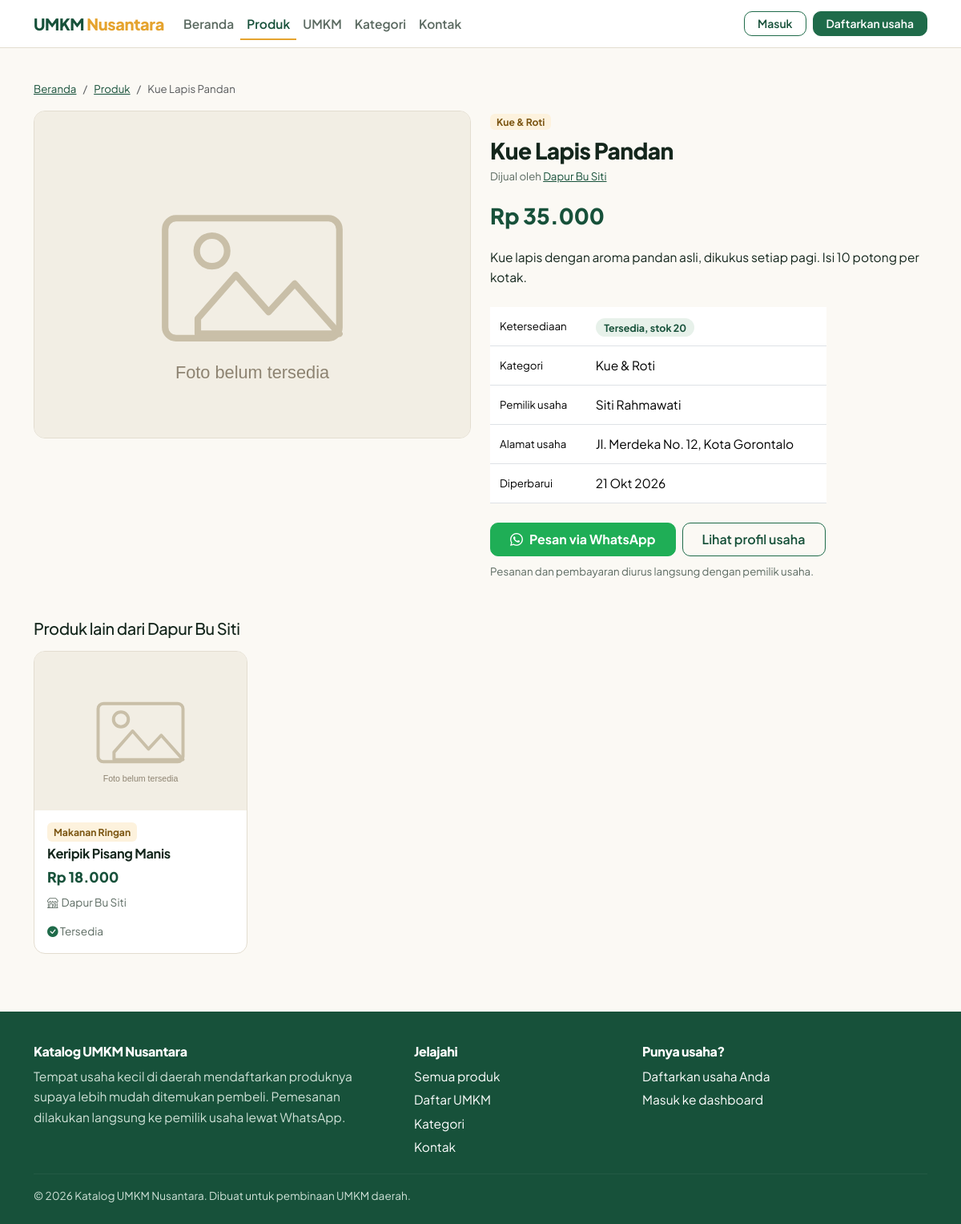
Screenshot of /produk-detail.php?id=1 with the database file from the repository.
### tables this page shows
CREATE TABLE `products` (
  `id`               INT AUTO_INCREMENT PRIMARY KEY,
  `umkm_id`          INT NOT NULL,
  `category_id`      INT NULL,
  `nama_produk`      VARCHAR(150) NOT NULL,
  `deskripsi`        TEXT NULL,
  `harga`            DECIMAL(12,2) NOT NULL DEFAULT 0,
  `stok`             INT NOT NULL DEFAULT 0,
  `no_wa`            VARCHAR(20) NULL,            
  `foto_produk`      VARCHAR(255) NULL,
  `status`           ENUM('menunggu','disetujui','ditolak') NOT NULL DEFAULT 'menunggu',
  `alasan_penolakan` TEXT NULL,
  `created_at`       TIMESTAMP NOT NULL DEFAULT CURRENT_TIMESTAMP,
  `updated_at`       TIMESTAMP NOT NULL DEFAULT CURRENT_TIMESTAMP ON UPDATE CURRENT_TIMESTAMP,
  KEY `idx_produk_status` (`status`),
  KEY `idx_produk_umkm` (`umkm_id`),
  KEY `idx_produk_kategori` (`category_id`),
  CONSTRAINT `fk_produk_umkm` FOREIGN KEY (`umkm_id`) REFERENCES `umkm` (`id`) ON DELETE CASCADE,
  CONSTRAINT `fk_produk_kategori` FOREIGN KEY (`category_id`) REFERENCES `categories` (`id`) ON DELETE SET NULL
);

CREATE TABLE `categories` (
  `id`            INT AUTO_INCREMENT PRIMARY KEY,
  `nama_kategori` VARCHAR(80) NOT NULL,
  `deskripsi`     VARCHAR(255) NULL,
  UNIQUE KEY `uk_kategori_nama` (`nama_kategori`)
);

CREATE TABLE `umkm` (
  `id`           INT AUTO_INCREMENT PRIMARY KEY,
  `user_id`      INT NOT NULL,
  `nama_usaha`   VARCHAR(150) NOT NULL,
  `nama_pemilik` VARCHAR(100) NOT NULL,
  `alamat`       TEXT NULL,
  `no_telepon`   VARCHAR(20) NOT NULL,
  `deskripsi`    TEXT NULL,
  `foto_umkm`    VARCHAR(255) NULL,
  `status`       ENUM('menunggu','disetujui','ditolak') NOT NULL DEFAULT 'menunggu',
  `created_at`   TIMESTAMP NOT NULL DEFAULT CURRENT_TIMESTAMP,
  `updated_at`   TIMESTAMP NOT NULL DEFAULT CURRENT_TIMESTAMP ON UPDATE CURRENT_TIMESTAMP,
  UNIQUE KEY `uk_umkm_user` (`user_id`),
  CONSTRAINT `fk_umkm_user` FOREIGN KEY (`user_id`) REFERENCES `users` (`id`) ON DELETE CASCADE
);

### includes/functions.php (called while the page is built, shortened)
<?php
function e($value)
{
    return htmlspecialchars((string) $value, ENT_QUOTES, 'UTF-8');
}
function url($path = '')
{
    return BASE_URL . '/' . ltrim($path, '/');
}
function asset($path)
{
    return url('assets/' . ltrim($path, '/'));
}
function gambar($folder, $file)
{
    return asset('img/placeholder-' . ($folder === 'umkm' ? 'umkm' : 'produk') . '.svg');
}
function rupiah($angka)
{
    return 'Rp ' . number_format((float) $angka, 0, ',', '.');
}
function tanggal_id($datetime, $denganJam = false)
{
    $bulan = [1 => 'Jan', 'Feb', 'Mar', 'Apr', 'Mei', 'Jun', 'Jul', 'Agu', 'Sep', 'Okt', 'Nov', 'Des'];
    $t = strtotime($datetime);
    $hasil = date('j', $t) . ' ' . $bulan[(int) date('n', $t)] . ' ' . date('Y', $t);
    return $denganJam ? $hasil . ', ' . date('H:i', $t) : $hasil;
}
function no_wa($nomor)
{
    $n = preg_replace('/\D/', '', (string) $nomor);
    if (strpos($n, '0') === 0) {
        $n = '62' . substr($n, 1);
    } elseif (strpos($n, '62') !== 0 && $n !== '') {
        $n = '62' . $n;
    }
    return $n;
}
function link_wa($nomor, $pesan = '')
{
    return 'https://wa.me/' . no_wa($nomor) . ($pesan ? '?text=' . rawurlencode($pesan) : '');
}

### config/database.php (called while the page is built, shortened)
<?php
function db()
{
    static $pdo = null;
    if ($pdo === null) {
        $dsn = 'mysql:host=' . DB_HOST . ';dbname=' . DB_NAME . ';charset=utf8mb4';
        try {
            $pdo = new PDO($dsn, DB_USER, DB_PASS, [
                PDO::ATTR_ERRMODE            => PDO::ERRMODE_EXCEPTION,
                PDO::ATTR_DEFAULT_FETCH_MODE => PDO::FETCH_ASSOC,
                PDO::ATTR_EMULATE_PREPARES   => false,
            ]);
        } catch (PDOException $e) {
            error_log('Koneksi database gagal: ' . $e->getMessage());
            exit('Koneksi ke database gagal. Periksa kembali file config/database.php dan pastikan MySQL sudah berjalan.');
        }
    }
    return $pdo;
}

### produk-detail.php (the view, shortened to what this page needs)
<?php
$id = (int) ($_GET['id'] ?? 0);
$stmt = db()->prepare(
    "SELECT p.*, u.id AS id_umkm, u.nama_usaha, u.nama_pemilik, u.alamat, u.no_telepon, u.foto_umkm,
            c.nama_kategori, c.id AS id_kategori
     FROM products p
     JOIN umkm u ON u.id = p.umkm_id
     LEFT JOIN categories c ON c.id = p.category_id
     WHERE p.id = ? AND p.status = 'disetujui'
     LIMIT 1"
);
$stmt->execute([$id]);
$produk = $stmt->fetch();
$lain = db()->prepare(
    "SELECT p.id, p.nama_produk, p.harga, p.stok, p.foto_produk, u.nama_usaha, c.nama_kategori
     FROM products p
     JOIN umkm u ON u.id = p.umkm_id
     LEFT JOIN categories c ON c.id = p.category_id
     WHERE p.umkm_id = ? AND p.status = 'disetujui' AND p.id <> ?
     ORDER BY p.updated_at DESC LIMIT 4"
);
$lain->execute([$produk['id_umkm'], $produk['id']]);
$produkLain = $lain->fetchAll();
$nomorWa = $produk['no_wa'] ?: $produk['no_telepon'];
$pesanWa = 'Halo ' . $produk['nama_usaha'] . ', saya melihat produk "' . $produk['nama_produk']
         . '" (' . rupiah($produk['harga']) . ') di Katalog UMKM Nusantara. Apakah masih tersedia?';
require_once APP_ROOT . '/includes/public_header.php';
?>
<div class="container py-4">
  <nav aria-label="Jejak halaman" class="mb-3">
    <ol class="breadcrumb bantuan mb-0">
      <li class="breadcrumb-item"><a href="<?= url('index.php') ?>">Beranda</a></li>
      <li class="breadcrumb-item"><a href="<?= url('produk.php') ?>">Produk</a></li>
      <li class="breadcrumb-item active" aria-current="page"><?= e($produk['nama_produk']) ?></li>
    </ol>
  </nav>
  <div class="row g-4">
    <div class="col-lg-6">
      <img class="w-100" style="border-radius:14px;border:1px solid var(--garis);aspect-ratio:4/3;object-fit:cover"
           src="<?= gambar('produk', $produk['foto_produk']) ?>" alt="Foto <?= e($produk['nama_produk']) ?>">
    </div>
    <div class="col-lg-6">
      <?php if ($produk['nama_kategori']): ?>
        <a class="kartu-kategori text-decoration-none" href="<?= url('produk.php?kategori=' . (int) $produk['id_kategori']) ?>"><?= e($produk['nama_kategori']) ?></a>
      <?php endif; ?>
      <h1 class="h3 mt-2 mb-1"><?= e($produk['nama_produk']) ?></h1>
      <p class="bantuan mb-3">Dijual oleh <a href="<?= url('umkm-detail.php?id=' . (int) $produk['id_umkm']) ?>"><?= e($produk['nama_usaha']) ?></a></p>
      <div class="kartu-harga mb-3" style="font-size:1.7rem"><?= rupiah($produk['harga']) ?></div>
      <p class="mb-4"><?= nl2br(e($produk['deskripsi'])) ?></p>
      <table class="table table-sm mb-4" style="max-width:420px">
        <tbody>
          <tr><td class="bantuan">Ketersediaan</td>
              <td><?= (int) $produk['stok'] > 0
                    ? '<span class="badge-status badge-disetujui">Tersedia, stok ' . (int) $produk['stok'] . '</span>'
                    : '<span class="badge-status badge-ditolak">Stok habis</span>' ?></td></tr>
          <tr><td class="bantuan">Kategori</td><td><?= e($produk['nama_kategori'] ?? 'Tanpa kategori') ?></td></tr>
          <tr><td class="bantuan">Pemilik usaha</td><td><?= e($produk['nama_pemilik']) ?></td></tr>
          <tr><td class="bantuan">Alamat usaha</td><td><?= e($produk['alamat']) ?></td></tr>
          <tr><td class="bantuan">Diperbarui</td><td><?= tanggal_id($produk['updated_at']) ?></td></tr>
        </tbody>
      </table>
      <div class="d-flex flex-wrap gap-2">
        <a class="btn btn-wa px-4 py-2" target="_blank" rel="noopener" href="<?= e(link_wa($nomorWa, $pesanWa)) ?>">
          <i class="bi bi-whatsapp me-2"></i>Pesan via WhatsApp
        </a>
        <a class="btn btn-garis px-4 py-2" href="<?= url('umkm-detail.php?id=' . (int) $produk['id_umkm']) ?>">Lihat profil usaha</a>
      </div>
      <p class="bantuan mt-2 mb-0">Pesanan dan pembayaran diurus langsung dengan pemilik usaha.</p>
    </div>
  </div>
  <?php if ($produkLain): ?>
    <h2 class="h5 mt-5 mb-3">Produk lain dari <?= e($produk['nama_usaha']) ?></h2>
    <div class="row g-3">
      <?php foreach ($produkLain as $p) { require APP_ROOT . '/includes/kartu_produk.php'; } ?>
    </div>
  <?php endif; ?>
</div>
<?php require_once APP_ROOT . '/includes/public_footer.php'; ?>

### includes/kartu_produk.php (shortened to what this page needs)
<div class="col-6 col-lg-4 col-xl-3">
  <a class="kartu kartu-link" href="<?= url('produk-detail.php?id=' . (int) $p['id']) ?>">
    <img class="kartu-gambar" src="<?= gambar('produk', $p['foto_produk']) ?>" alt="Foto <?= e($p['nama_produk']) ?>" loading="lazy">
    <div class="kartu-isi">
      <span class="kartu-kategori align-self-start"><?= e($p['nama_kategori'] ?? 'Tanpa kategori') ?></span>
      <h3 class="kartu-judul"><?= e($p['nama_produk']) ?></h3>
      <div class="kartu-harga"><?= rupiah($p['harga']) ?></div>
      <div class="kartu-meta"><i class="bi bi-shop me-1"></i><?= e($p['nama_usaha']) ?></div>
      <div class="kartu-meta mt-auto pt-2">
        <?php if ((int) $p['stok'] > 0): ?>
          <i class="bi bi-check-circle-fill" style="color:#1f6b4a"></i> Tersedia
        <?php else: ?>
          <i class="bi bi-x-circle-fill" style="color:#c0452f"></i> Stok habis
        <?php endif; ?>
      </div>
    </div>
  </a>
</div>

### assets/css/style.css (style rules this page uses)
:root { --kertas: #fbf9f4; --kertas-tua: #f2eee4; --tinta: #14261c; --tinta-lembut: #5b6a61; --hijau: #1f6b4a; --hijau-tua: #17513a; --hijau-muda: #e7f1ea; --kunyit: #e5a32e; --kunyit-muda: #fdf2dd; --bata: #c0452f; --bata-muda: #fbe8e4; --wa: #1fae56; --garis: #e3ddd0; --radius: 14px; --bayang: 0 1px 2px rgba(20, 38, 28, .06), 0 8px 24px -16px rgba(20, 38, 28, .35); --bs-primary: #1f6b4a; --bs-primary-rgb: 31, 107, 74; --bs-body-font-family: "Plus Jakarta Sans", system-ui, -apple-system, "Segoe UI", sans-serif; }
body { background: var(--kertas); color: var(--tinta); font-family: var(--bs-body-font-family); font-size: 15.5px; line-height: 1.65; }
h1, h2, h3, h4, h5, .h1, .h2, .h3 { font-weight: 800; letter-spacing: -.02em; color: var(--tinta); }
h1 { font-size: clamp(1.9rem, 1.2rem + 2.4vw, 3rem); line-height: 1.15; }
h2 { font-size: clamp(1.4rem, 1.1rem + 1.1vw, 1.9rem); }
p { max-width: 68ch; }
a { color: var(--hijau-tua); }
.btn { border-radius: 10px; font-weight: 600; }
.btn-garis { border: 1.5px solid var(--hijau); color: var(--hijau-tua); background: transparent; }
.btn-wa { background: var(--wa); border-color: var(--wa); color: #fff; font-weight: 700; }
.kartu { background: #fff; border: 1px solid var(--garis); border-radius: var(--radius); overflow: hidden; height: 100%; display: flex; flex-direction: column; }
.kartu-link { text-decoration: none; color: inherit; }
.kartu-gambar { aspect-ratio: 4 / 3; width: 100%; object-fit: cover; background: var(--kertas-tua); display: block; }
.kartu-isi { padding: .9rem 1rem 1rem; display: flex; flex-direction: column; gap: .35rem; flex: 1; }
.kartu-judul { font-weight: 700; font-size: 1.02rem; margin: 0; }
.kartu-harga { color: var(--hijau-tua); font-weight: 800; font-size: 1.1rem; }
.kartu-meta { color: var(--tinta-lembut); font-size: .85rem; }
.kartu-kategori { background: var(--kunyit-muda); color: #7a5410; border-radius: 6px; padding: .12rem .5rem; font-size: .76rem; font-weight: 700; }
.badge-status { border-radius: 999px; padding: .22rem .65rem; font-size: .78rem; font-weight: 700; white-space: nowrap; }
.badge-disetujui { background: var(--hijau-muda); color: var(--hijau-tua); }
.table > :not(caption) > * > * { padding: .7rem .75rem; }
.table td { vertical-align: middle; }
.bantuan { font-size: .83rem; color: var(--tinta-lembut); }

### rows the page displays
products: nama_produk "Kue Lapis Pandan", category.nama_kategori "Kue & Roti", umkm.nama_usaha "Dapur Bu Siti", harga "Rp 35.000", deskripsi "Kue lapis dengan aroma pandan asli, dikukus setiap pagi. Isi 10 potong per kotak.", stok "20", umkm.nama_pemilik "Siti Rahmawati", umkm.alamat "Jl. Merdeka No. 12, Kota Gorontalo", updated_at "21 Okt 2026"
products: category.nama_kategori "Makanan Ringan", nama_produk "Keripik Pisang Manis", harga "Rp 18.000", umkm.nama_usaha "Dapur Bu Siti", stok "Tersedia"

### other values shown
$m[0] "Beranda"
$m[0] "Produk"
$m[0] "UMKM"
$m[0] "Kategori"
$m[0] "Kontak"
